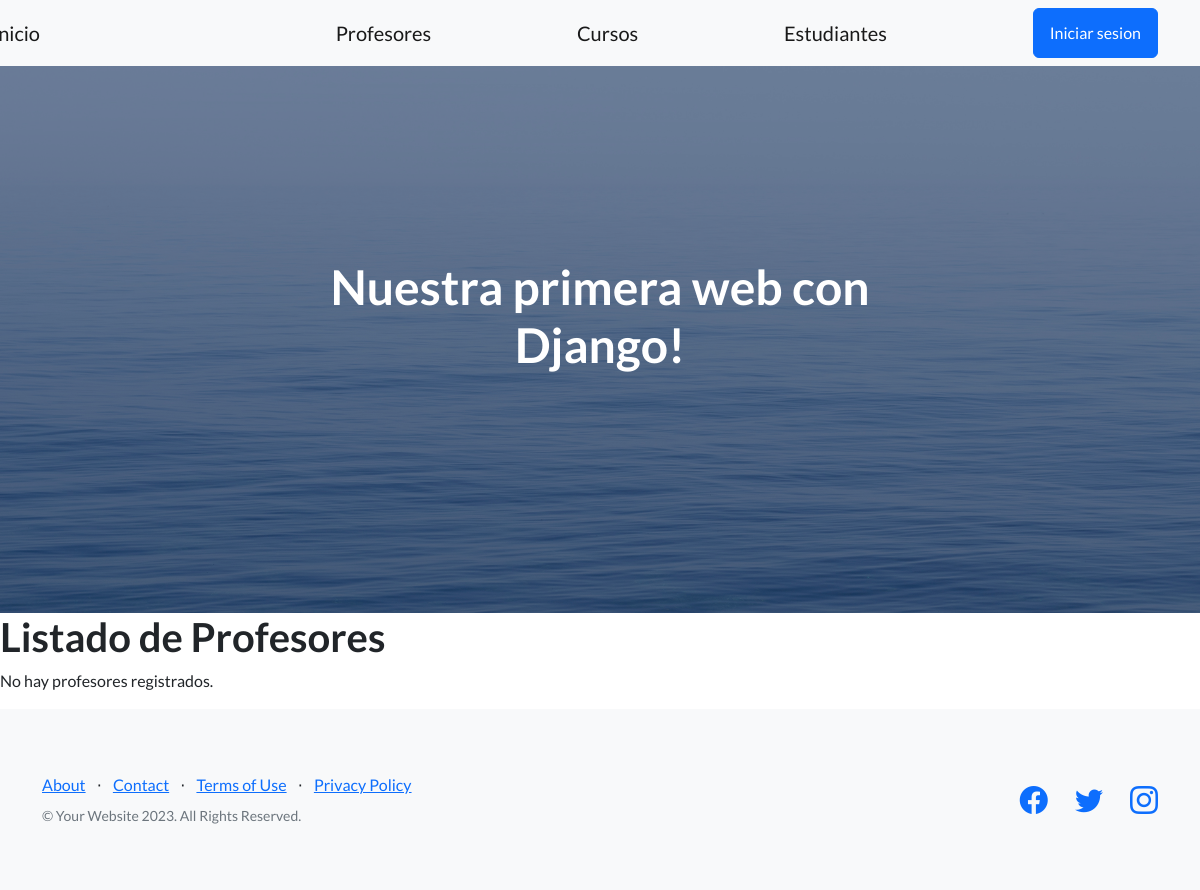
Before: /app-coder/profesores/ with the older database file.
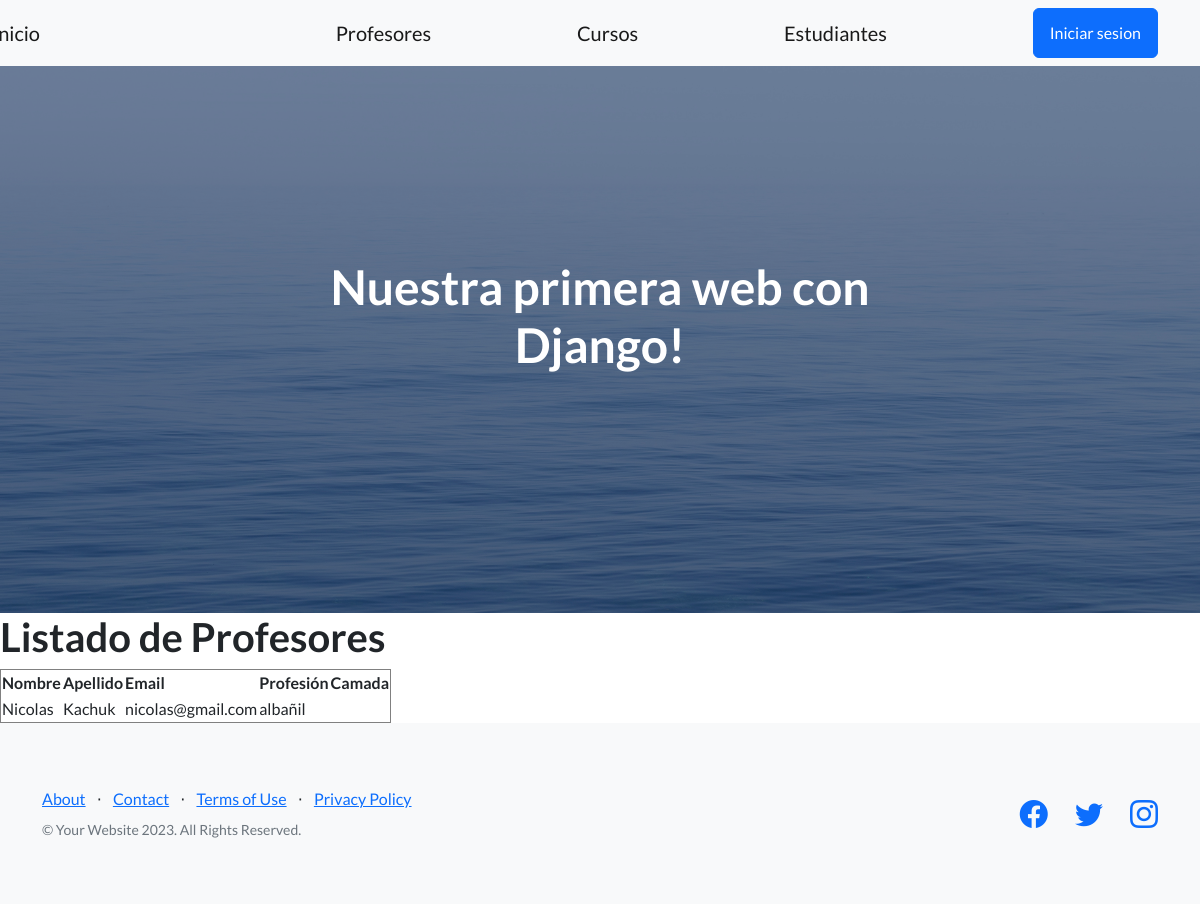
After: the same page with the newer database file.
### app_coder/models.py (models this page shows)
class Profesor(models.Model):
    nombre = models.CharField(max_length=50)
    apellido = models.CharField(max_length=50)
    email = models.EmailField(max_length=254)
    profesion = models.CharField(max_length=50, null=True)

### app_coder/views.py (the view)
# urls.py: path('profesores/', lista_profesores, name="Profesores"),
def lista_profesores(request):
    profesores = Profesor.objects.all()  # Obtener todos los profesores
    return render(request, "profesores.html", {"profesores": profesores})

### app_coder/templates/profesores.html
{% extends 'padre.html' %}
{% block contenidoQueCambia %}
    <h1>Listado de Profesores</h1>
    {% if profesores %}
        <table border="1">
            <thead>
                <tr>
                    <th>Nombre</th>
                    <th>Apellido</th>
                    <th>Email</th>
                    <th>Profesión</th>
                    <th>Camada</th>
                </tr>
            </thead>
            <tbody>
                {% for profesor in profesores %}
                    <tr>
                        <td>{{ profesor.nombre }}</td>
                        <td>{{ profesor.apellido }}</td>
                        <td>{{ profesor.email }}</td>
                        <td>{{ profesor.profesion }}</td>
                        <td>{{ profesor.camada }}</td>
                    </tr>
                {% endfor %}
            </tbody>
        </table>
    {% else %}
        <p>No hay profesores registrados.</p>
    {% endif %}
{% endblock contenidoQueCambia %}

Changed rows visible on the page:
added Profesor: nombre "Nicolas", apellido "Kachuk", email "nicolas@gmail.com", profesion "albañil"
Other visible differences:
text no longer shown: "No hay profesores registrados."
text now shown: "Nombre Apellido Email Profesión Camada"
